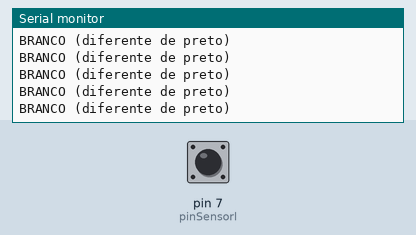
Bench run of a sketch on a simulated Arduino Uno, built with avr-gcc and run on an emulated ATmega328P. Parts: the last lines printed to the serial monitor. The inputs (shaded band) are chosen by the test bench; at power-on: pin 7 (pinSensorl) LOW.

Above: at 1.2 s.
1.3 s: pin 7 (pinSensorl) driven HIGH
At 1.8 s:
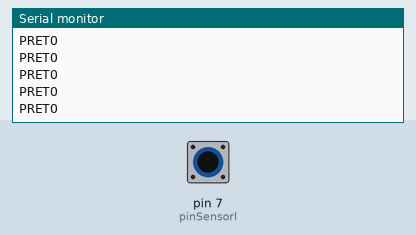
3.2 s: pin 7 (pinSensorl) driven LOW
At 4.0 s:
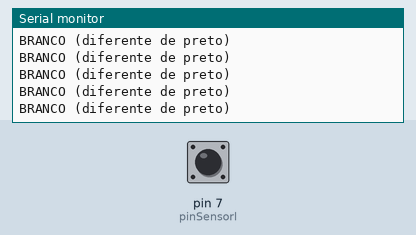
6.2 s: pin 7 (pinSensorl) pulsed HIGH 2 times (0.12 s each, 0.3 s apart)
9.8 s: pin 7 (pinSensorl) driven HIGH
At 10.3 s:
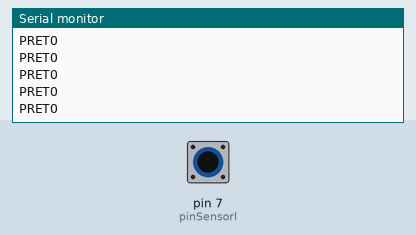
12.8 s: pin 7 (pinSensorl) driven LOW
At 13.6 s:
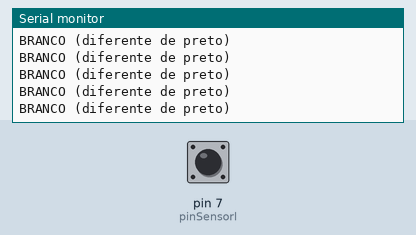
15.8 s: pin 7 (pinSensorl) driven HIGH
At 16.4 s:
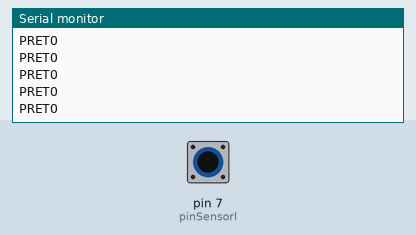

The sketch:

sketch_feb5b.ino
```cpp
#define pinSensorl 7

void setup() {
  pinMode(pinSensorl, INPUT);
  Serial.begin(9600);
}

void loop() {
  bool estadoSensorl = digitalRead(pinSensorl);

  if (estadoSensorl) {
    Serial.println("PRETO");
  } else {
    Serial.println("BRANCO (diferente de preto)");
  }
}
```

Measured:
- after the input at 1.3 s, the serial monitor: prints a new line after 0.09 s (image 1)
- after the input at 9.8 s, the serial monitor: prints a new line after 0.09 s (image 3)
